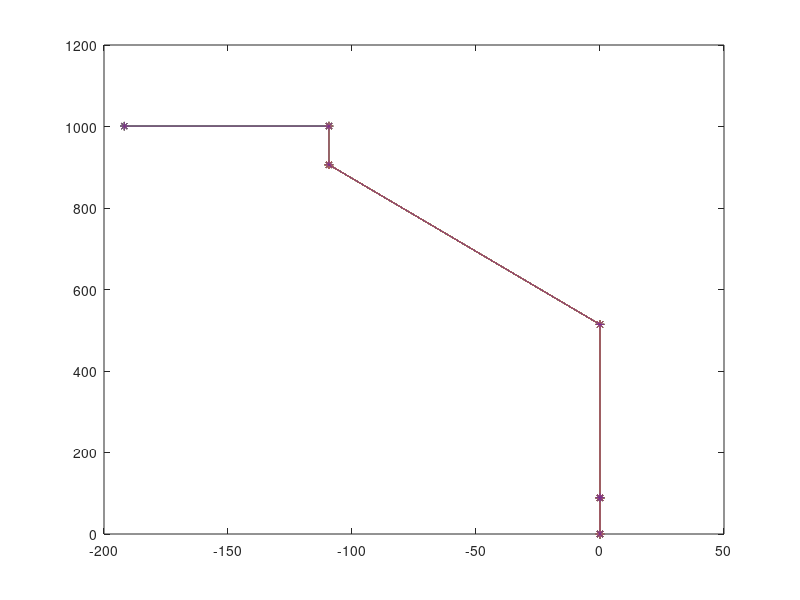

Write MATLAB code to recreate this figure.
clear
clc
% theta=sym ('theta',[1,6]);
the=[0 -90 0 -90 0 0];
for i=1:10
%  the=[i i i i i i];
theta=the./180*pi;
alp=[0 90 0 0 90 -90];
alpha=alp./180*pi;
a=[0 0 -425 -392 0 0] ;
d=[89.2 0 0 109.3 94.75 82.5];
T=eye(4);
P=zeros(4,1);
for i=1:1:length(alpha)
A(:,:,i)=[cos(theta(i)) -sin(theta(i)) 0 a(i);...
    sin(theta(i))*cos(alpha(i)) cos(theta(i))*cos(alpha(i)) -sin(alpha(i)) -sin(alpha(i))*d(i);...
    sin(theta(i))*sin(alpha(i)) cos(theta(i))*sin(alpha(i)) cos(alpha(i)) cos(alpha(i))*d(i);...
    0 0 0 1];
T=T*A(:,:,i);
P=[P,T(:,4)];
Po=P(1:3,:);
plot(Po(2,:),Po(3,:),'-*')
hold on
end
end
